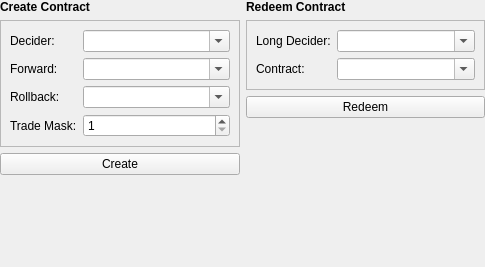
<?xml version="1.0" encoding="UTF-8"?>
<ui version="4.0">
 <class>Form</class>
 <widget class="QWidget" name="Form">
  <property name="geometry">
   <rect>
    <x>0</x>
    <y>0</y>
    <width>485</width>
    <height>267</height>
   </rect>
  </property>
  <property name="windowTitle">
   <string>Form</string>
  </property>
  <layout class="QHBoxLayout" name="horizontalLayout_2" stretch="1,1">
   <property name="leftMargin">
    <number>0</number>
   </property>
   <property name="topMargin">
    <number>0</number>
   </property>
   <property name="rightMargin">
    <number>0</number>
   </property>
   <property name="bottomMargin">
    <number>0</number>
   </property>
   <item>
    <widget class="QWidget" name="widget_2" native="true">
     <layout class="QVBoxLayout" name="verticalLayout_2">
      <property name="leftMargin">
       <number>0</number>
      </property>
      <property name="topMargin">
       <number>0</number>
      </property>
      <property name="rightMargin">
       <number>0</number>
      </property>
      <property name="bottomMargin">
       <number>0</number>
      </property>
      <item>
       <widget class="QLabel" name="label_10">
        <property name="text">
         <string>&lt;b&gt;Create Contract&lt;/b&gt;</string>
        </property>
       </widget>
      </item>
      <item>
       <widget class="QFrame" name="frame_3">
        <property name="frameShape">
         <enum>QFrame::StyledPanel</enum>
        </property>
        <property name="frameShadow">
         <enum>QFrame::Raised</enum>
        </property>
        <layout class="QGridLayout" name="gridLayout_2" columnstretch="0,1">
         <item row="0" column="0">
          <widget class="QLabel" name="label_6">
           <property name="text">
            <string>Decider:</string>
           </property>
          </widget>
         </item>
         <item row="2" column="1">
          <widget class="QComboBox" name="comboBox_4">
           <property name="editable">
            <bool>true</bool>
           </property>
          </widget>
         </item>
         <item row="2" column="0">
          <widget class="QLabel" name="label_7">
           <property name="text">
            <string>Rollback:</string>
           </property>
          </widget>
         </item>
         <item row="1" column="0">
          <widget class="QLabel" name="label_8">
           <property name="text">
            <string>Forward:</string>
           </property>
          </widget>
         </item>
         <item row="1" column="1">
          <widget class="QComboBox" name="comboBox_5">
           <property name="editable">
            <bool>true</bool>
           </property>
          </widget>
         </item>
         <item row="3" column="1">
          <widget class="QSpinBox" name="spinBox_2">
           <property name="minimum">
            <number>1</number>
           </property>
           <property name="maximum">
            <number>16</number>
           </property>
          </widget>
         </item>
         <item row="0" column="1">
          <widget class="QComboBox" name="comboBox_6">
           <property name="editable">
            <bool>true</bool>
           </property>
          </widget>
         </item>
         <item row="3" column="0">
          <widget class="QLabel" name="label_9">
           <property name="text">
            <string>Trade Mask:</string>
           </property>
          </widget>
         </item>
        </layout>
       </widget>
      </item>
      <item>
       <widget class="QPushButton" name="pushButton">
        <property name="text">
         <string>Create</string>
        </property>
       </widget>
      </item>
      <item>
       <spacer name="verticalSpacer">
        <property name="orientation">
         <enum>Qt::Vertical</enum>
        </property>
        <property name="sizeHint" stdset="0">
         <size>
          <width>20</width>
          <height>40</height>
         </size>
        </property>
       </spacer>
      </item>
     </layout>
    </widget>
   </item>
   <item>
    <widget class="QWidget" name="widget_2" native="true">
     <layout class="QVBoxLayout" name="verticalLayout_3">
      <property name="leftMargin">
       <number>0</number>
      </property>
      <property name="topMargin">
       <number>0</number>
      </property>
      <property name="rightMargin">
       <number>0</number>
      </property>
      <property name="bottomMargin">
       <number>0</number>
      </property>
      <item>
       <widget class="QLabel" name="label">
        <property name="text">
         <string>&lt;b&gt;Redeem Contract&lt;/b&gt;</string>
        </property>
       </widget>
      </item>
      <item>
       <widget class="QFrame" name="frame">
        <property name="frameShape">
         <enum>QFrame::StyledPanel</enum>
        </property>
        <property name="frameShadow">
         <enum>QFrame::Raised</enum>
        </property>
        <layout class="QGridLayout" name="gridLayout" columnstretch="0,1">
         <item row="0" column="1">
          <widget class="QComboBox" name="comboBox">
           <property name="editable">
            <bool>true</bool>
           </property>
          </widget>
         </item>
         <item row="0" column="0">
          <widget class="QLabel" name="label_2">
           <property name="text">
            <string>Long Decider:</string>
           </property>
          </widget>
         </item>
         <item row="1" column="0">
          <widget class="QLabel" name="label_3">
           <property name="text">
            <string>Contract:</string>
           </property>
          </widget>
         </item>
         <item row="1" column="1">
          <widget class="QComboBox" name="comboBox_2">
           <property name="editable">
            <bool>true</bool>
           </property>
          </widget>
         </item>
        </layout>
       </widget>
      </item>
      <item>
       <widget class="QPushButton" name="pushButton_2">
        <property name="text">
         <string>Redeem</string>
        </property>
       </widget>
      </item>
      <item>
       <spacer name="verticalSpacer_2">
        <property name="orientation">
         <enum>Qt::Vertical</enum>
        </property>
        <property name="sizeHint" stdset="0">
         <size>
          <width>20</width>
          <height>40</height>
         </size>
        </property>
       </spacer>
      </item>
     </layout>
    </widget>
   </item>
  </layout>
 </widget>
 <resources/>
 <connections/>
</ui>
